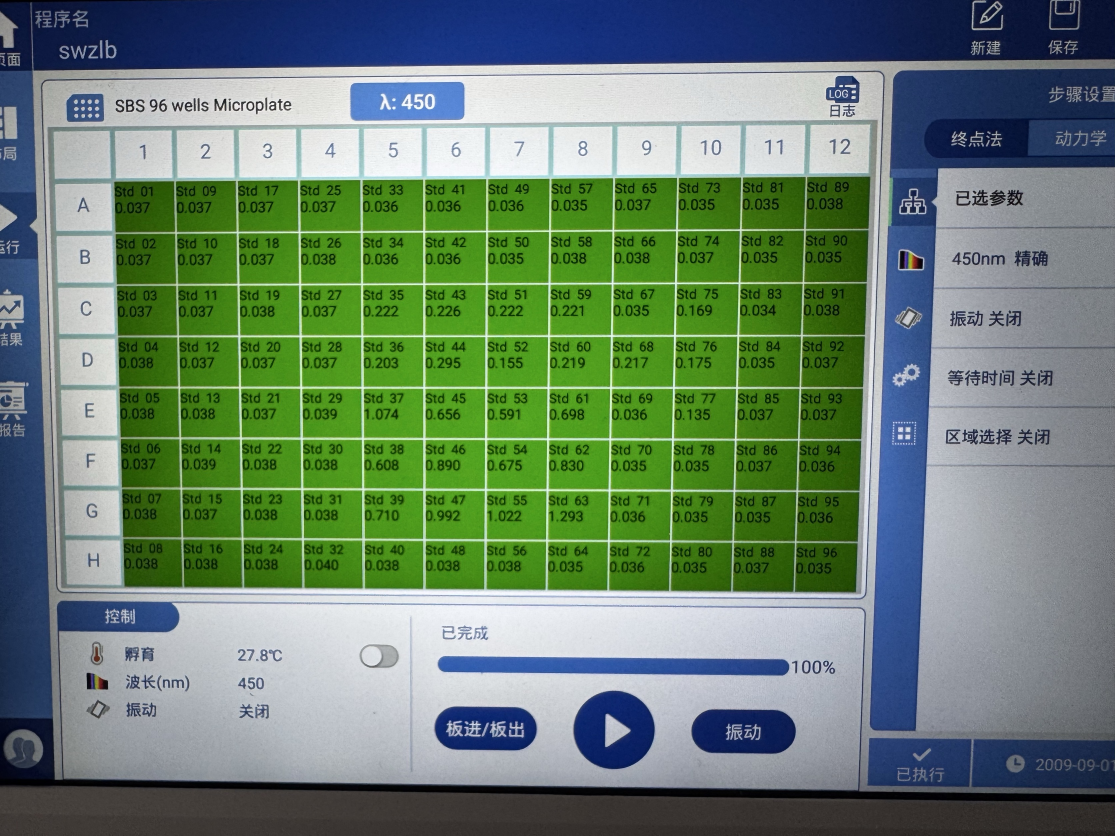
#> input picture CCK8_results.jpg, 3344 x 2508 px (shown at 1/3 size); its folder holds only this picture in this run
$ python crop_eyepiece.py --input_dir .
#> lines starting #> are read from the running program, lines starting #| are printed output that depends on the picture; after the words box and inside, x2 and y2 are one past the last pixel; in counts of white or black regions, pixels touching at a corner belong together
import cv2
import numpy as np
import os
import glob
import argparse

def cv2_imread(file_path):
    """Reads an image from a file path (supports Unicode paths on Windows)."""
    try:
        return cv2.imdecode(np.fromfile(file_path, dtype=np.uint8), cv2.IMREAD_COLOR)
    except Exception as e:
        print(f"Error reading {file_path}: {e}")
        return None

def cv2_imwrite(file_path, img):
    """Writes an image to a file path (supports Unicode paths on Windows)."""
    try:
        ext = os.path.splitext(file_path)[1]
        result, nparr = cv2.imencode(ext, img)
        if result:
            nparr.tofile(file_path)
            return True
        return False
    except Exception as e:
        print(f"Error writing to {file_path}: {e}")
        return False

def detect_eyepiece_field(img):
    """Detects the circular eyepiece field in the image."""
    gray = cv2.cvtColor(img, cv2.COLOR_BGR2GRAY)
    h, w = gray.shape

    # Scale down for robust and fast processing
    scale = 500.0 / max(h, w)
    gray_resized = cv2.resize(gray, (0, 0), fx=scale, fy=scale)

    # Apply Gaussian blur
    blurred = cv2.GaussianBlur(gray_resized, (9, 9), 2)

    # Otsu thresholding
    _, thresh = cv2.threshold(blurred, 0, 255, cv2.THRESH_BINARY + cv2.THRESH_OTSU)

    # Morphological closing to fill holes inside the circle
    kernel = cv2.getStructuringElement(cv2.MORPH_ELLIPSE, (5, 5))
    thresh = cv2.morphologyEx(thresh, cv2.MORPH_CLOSE, kernel)

    # Find contours
    contours, _ = cv2.findContours(thresh, cv2.RETR_EXTERNAL, cv2.CHAIN_APPROX_SIMPLE)
    if not contours:
        return None

    largest_contour = max(contours, key=cv2.contourArea)

    # Fit minimum enclosing circle
    (cx_scaled, cy_scaled), radius_scaled = cv2.minEnclosingCircle(largest_contour)

    # Scale back to original size
    cx = int(cx_scaled / scale)
    cy = int(cy_scaled / scale)
    radius = int(radius_scaled / scale)

    return cx, cy, radius

def crop_eyepiece_circle(img, cx, cy, radius, bg_style='black', padding=0):
    """Crops the image to the eyepiece circle with the specified background style."""
    h, w = img.shape[:2]

    if bg_style == 'square_roi':
        # Crop the maximum inscribed square to eliminate all black background
        half_side = int(radius * 0.707)
        x1 = max(0, cx - half_side)
        y1 = max(0, cy - half_side)
        x2 = min(w, cx + half_side)
        y2 = min(h, cy + half_side)
        cropped = img[y1:y2, x1:x2]
        return cropped

    # Bounding box of the circle (with padding)
    x1 = max(0, cx - radius - padding)
    y1 = max(0, cy - radius - padding)
    x2 = min(w, cx + radius + padding)
    y2 = min(h, cy + radius + padding)

    # Create mask for the circle
    mask = np.zeros((h, w), dtype=np.uint8)
    cv2.circle(mask, (cx, cy), radius, 255, -1)

    if bg_style == 'transparent':
        # Split channels and add Alpha channel
        b, g, r = cv2.split(img)
        alpha = mask
        img_rgba = cv2.merge([b, g, r, alpha])
        cropped = img_rgba[y1:y2, x1:x2]
    elif bg_style == 'white':
        # Create white background
        white_bg = np.ones_like(img) * 255
        # Blend original image and white background using mask
        mask_3ch = cv2.merge([mask, mask, mask])
        blended = np.where(mask_3ch == 255, img, white_bg)
        cropped = blended[y1:y2, x1:x2]
    else:  # 'black'
        # Bitwise-AND mask and original image (default black background)
        result = cv2.bitwise_and(img, img, mask=mask)
        cropped = result[y1:y2, x1:x2]

    return cropped

def main():
    parser = argparse.ArgumentParser(description="Extract circular eyepiece fields of view from microscope images.")
    parser.add_argument("--input_dir", type=str, required=True, help="Directory containing microscope images.")
    parser.add_argument("--output_dir", type=str, default=None, help="Directory to save cropped images (default: input_dir/cropped_eyepiece).")
    parser.add_argument("--bg", type=str, choices=['black', 'white', 'transparent', 'square_roi'], default='black', help="Background style: black, white, transparent PNG, or square_roi (crops inscribed square to remove all background).")
    parser.add_argument("--padding", type=int, default=0, help="Extra padding in pixels around the circle.")

    args = parser.parse_args()

    input_dir = os.path.abspath(args.input_dir)
    if not args.output_dir:
        output_dir = os.path.join(input_dir, f"cropped_eyepiece_{args.bg}")
    else:
        output_dir = os.path.abspath(args.output_dir)

    os.makedirs(output_dir, exist_ok=True)

    # Support common image formats
    image_types = ('*.jpg', '*.jpeg', '*.png', '*.JPG', '*.JPEG', '*.PNG')
    image_paths = []
    for ext in image_types:
        image_paths.extend(glob.glob(os.path.join(input_dir, ext)))

    # Deduplicate image paths
    image_paths = sorted(list(set(os.path.abspath(p) for p in image_paths)))

    if not image_paths:
        print(f"No images found in {input_dir}")
        return

    print(f"Processing {len(image_paths)} images from: {input_dir}")
    print(f"Output directory: {output_dir}")
    print(f"Background style: {args.bg}")
    print("-" * 50)

    success_count = 0
    for path in image_paths:
        name = os.path.basename(path)
        img = cv2_imread(path)
#> in cv2_imread, returned value is the input picture: shape (2508, 3344, 3); mean B, G, R 110, 130, 105.3
        if img is None:
            print(f"Failed to read: {name}")
            continue

        circle = detect_eyepiece_field(img)
#> in detect_eyepiece_field, `gray_resized = cv2.resize(gray, (0, 0), fx=scale, fy=scale)`:
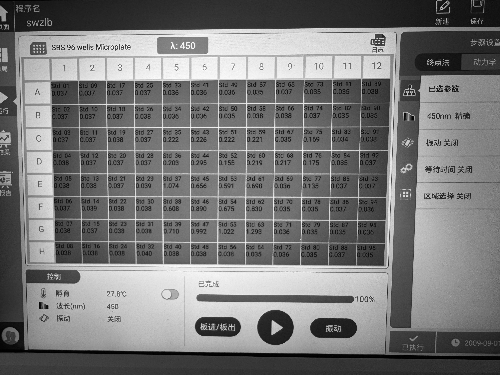
#> gray_resized: shape (375, 500); min 0, max 254, mean 120.1
#> in detect_eyepiece_field, `blurred = cv2.GaussianBlur(gray_resized, (9, 9), 2)`:
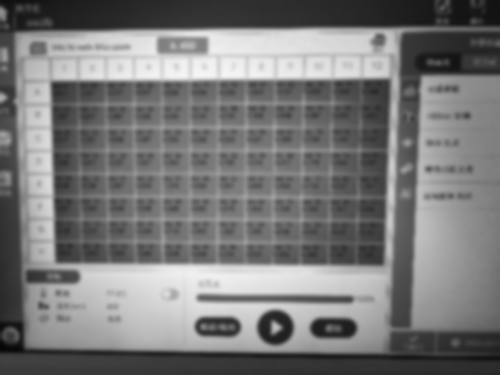
#> blurred: shape (375, 500); min 5, max 245, mean 120.1
#> in detect_eyepiece_field, `_, thresh = cv2.threshold(blurred, 0, 255, cv2.THRESH_BINARY + cv2.THR..`:
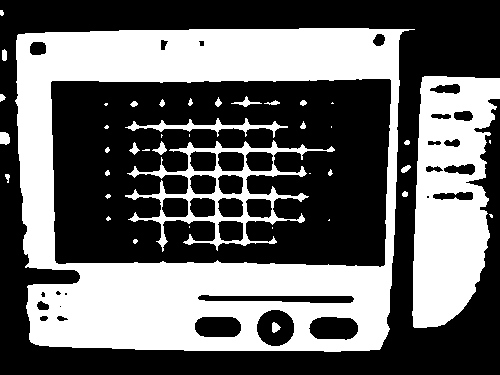
#> thresh: shape (375, 500); 40.3% white; 42 white regions (16 under 20 px), largest, box (x1, y1, x2, y2) and area: (15, 28, 415, 352) 53337, (412, 76, 500, 328) 15609, (125, 140, 335, 252) 4722
#> in detect_eyepiece_field, `thresh = cv2.morphologyEx(thresh, cv2.MORPH_CLOSE, kernel)`:
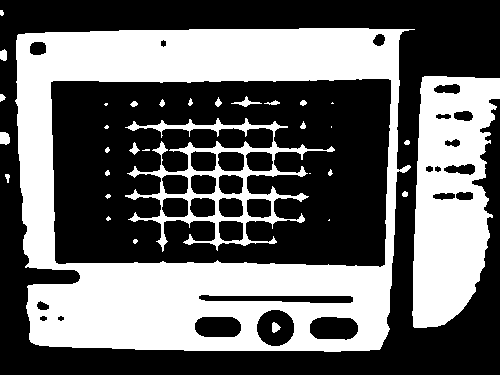
#> thresh: shape (375, 500); 40.6% white; 33 white regions (10 under 20 px)
#> in detect_eyepiece_field, `contours, _ = cv2.findContours(thresh, cv2.RETR_EXTERNAL, cv2.CHAIN_AP..`: contours = 9 contours, 3 with area under 20; largest, box (x1, y1, x2, y2) and area: (15, 28, 415, 352) 117948, (412, 76, 500, 328) 16496, (0, 132, 10, 145) 93, (0, 49, 7, 61) 56, (0, 94, 6, 102) 22, (402, 191, 408, 197) 20
#> in detect_eyepiece_field, `largest_contour = max(contours, key=cv2.contourArea)`: largest_contour = contour of 229 points, box (x1, y1, x2, y2) (15, 28, 415, 352), area 117948
#> in detect_eyepiece_field, `(cx_scaled, cy_scaled), radius_scaled = cv2.minEnclosingCircle(largest..`: cx_scaled = 217.7; cy_scaled = 179.7; radius_scaled = 247.5
#> in detect_eyepiece_field, `cx = int(cx_scaled / scale)`: cx = 1456
#> in detect_eyepiece_field, `cy = int(cy_scaled / scale)`: cy = 1202
#> in detect_eyepiece_field, `radius = int(radius_scaled / scale)`: radius = 1655
#> circle = (1456, 1202, 1655)
        if circle is None:
            print(f"Failed to detect circle in: {name}")
            continue

        cx, cy, r = circle
#> cx = 1456; cy = 1202; r = 1655
        cropped = crop_eyepiece_circle(img, cx, cy, r, bg_style=args.bg, padding=args.padding)
#> in crop_eyepiece_circle, `x1 = max(0, cx - radius - padding)`: x1 = 0
#> in crop_eyepiece_circle, `x2 = min(w, cx + radius + padding)`: x2 = 3111
#> in crop_eyepiece_circle, `y2 = min(h, cy + radius + padding)`: y2 = 2508
#> in crop_eyepiece_circle, `cv2.circle(mask, (cx, cy), radius, 255, -1)`:
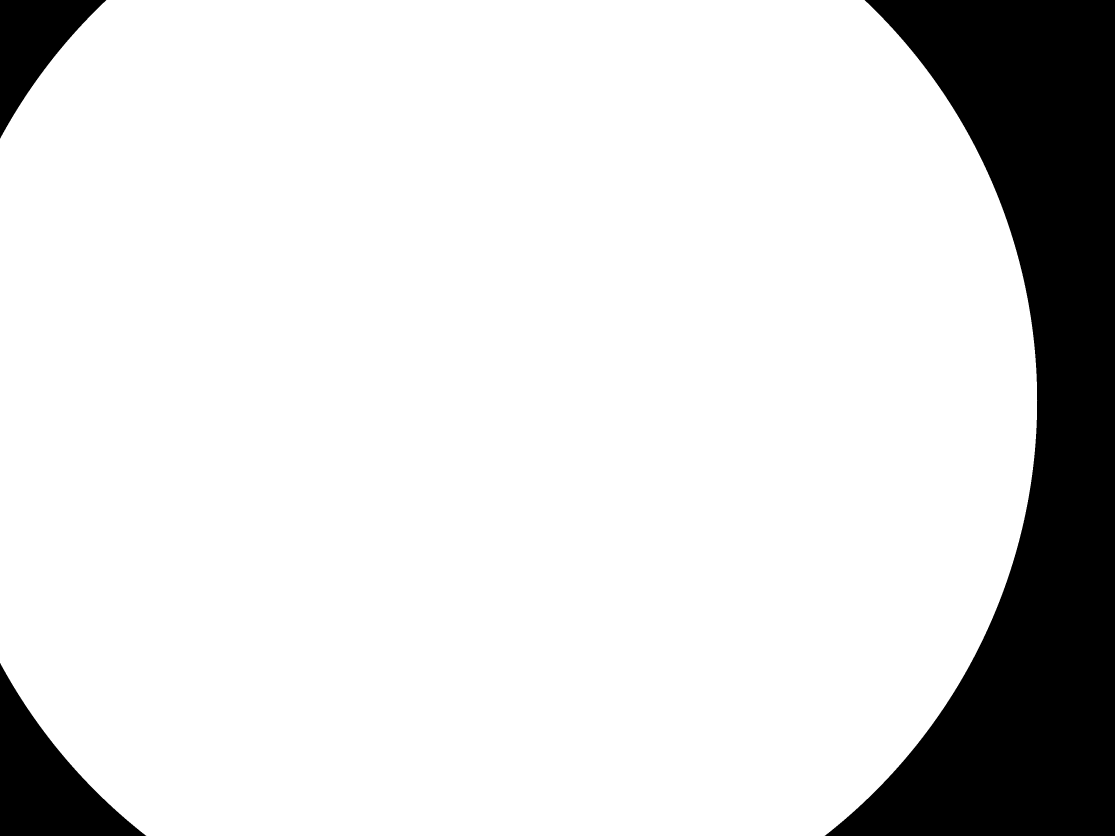
#> mask: shape (2508, 3344) (shown at 1/3 size); 85.9% white; 3 black regions, box (x1, y1, x2, y2) and area: (2474, 0, 3344, 2508) 1027595, (0, 1989, 439, 2508) 98062, (0, 0, 319, 416) 59188
#> in crop_eyepiece_circle, `result = cv2.bitwise_and(img, img, mask=mask)`:
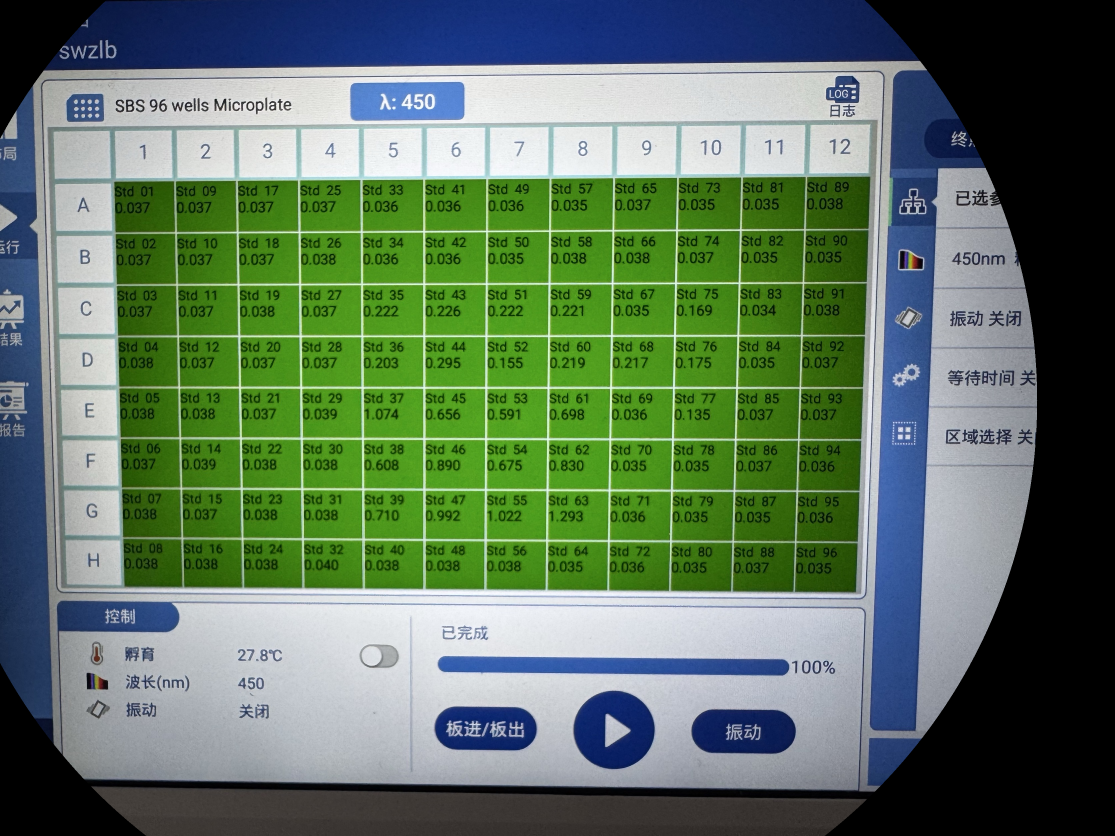
#> result: shape (2508, 3344, 3) (shown at 1/3 size); mean B, G, R 95.8, 117.8, 94.1
#> in crop_eyepiece_circle, `cropped = result[y1:y2, x1:x2]`:
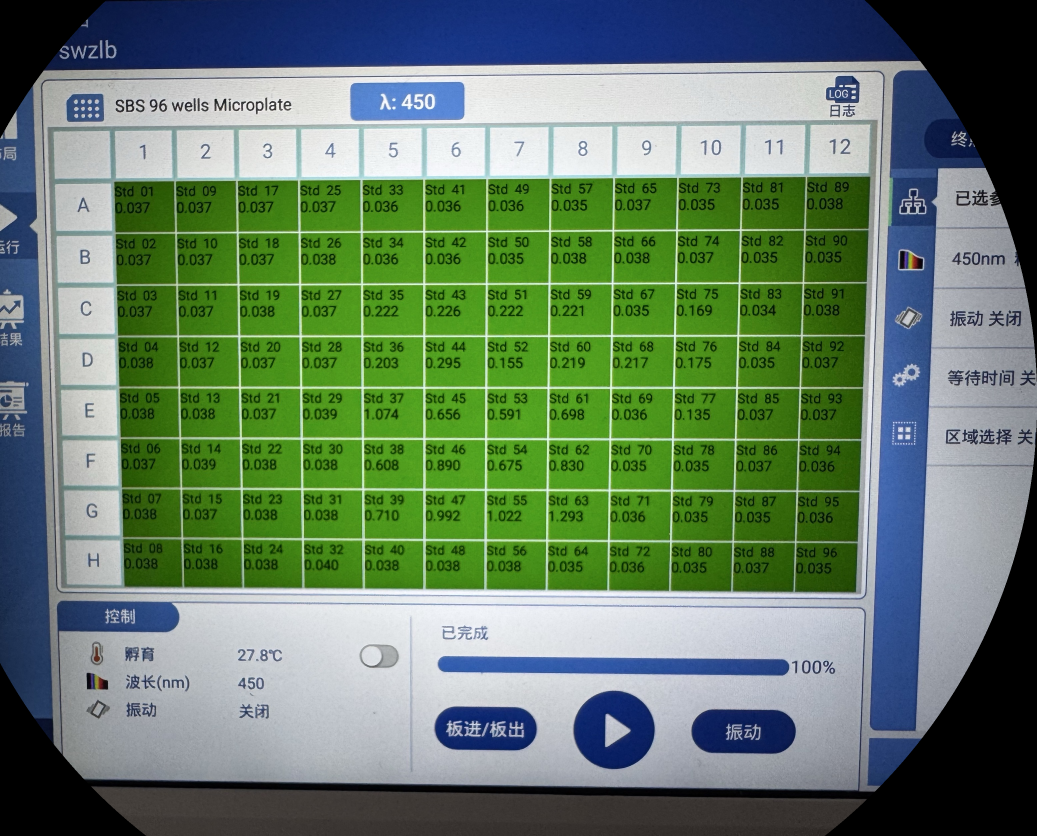
#> cropped: shape (2508, 3111, 3) (shown at 1/3 size); mean B, G, R 102.9, 126.7, 101.1

        # Decide output extension based on background style
        base_name, _ = os.path.splitext(name)
        out_ext = ".png" if args.bg == 'transparent' else ".jpg"
        dest_path = os.path.join(output_dir, f"cropped_{base_name}{out_ext}")

        if cv2_imwrite(dest_path, cropped):
            print(f"Successfully processed {name} -> saved to {os.path.basename(dest_path)} (Center: ({cx}, {cy}), Radius: {r})")
#| Successfully processed CCK8_results.jpg -> saved to cropped_CCK8_results.jpg (Center: (1456, 1202), Radius: 1655)
            success_count += 1
        else:
            print(f"Failed to save cropped image for {name}")

    print("-" * 50)
    print(f"Completed! Successfully processed {success_count}/{len(image_paths)} images.")

if __name__ == "__main__":
    main()
